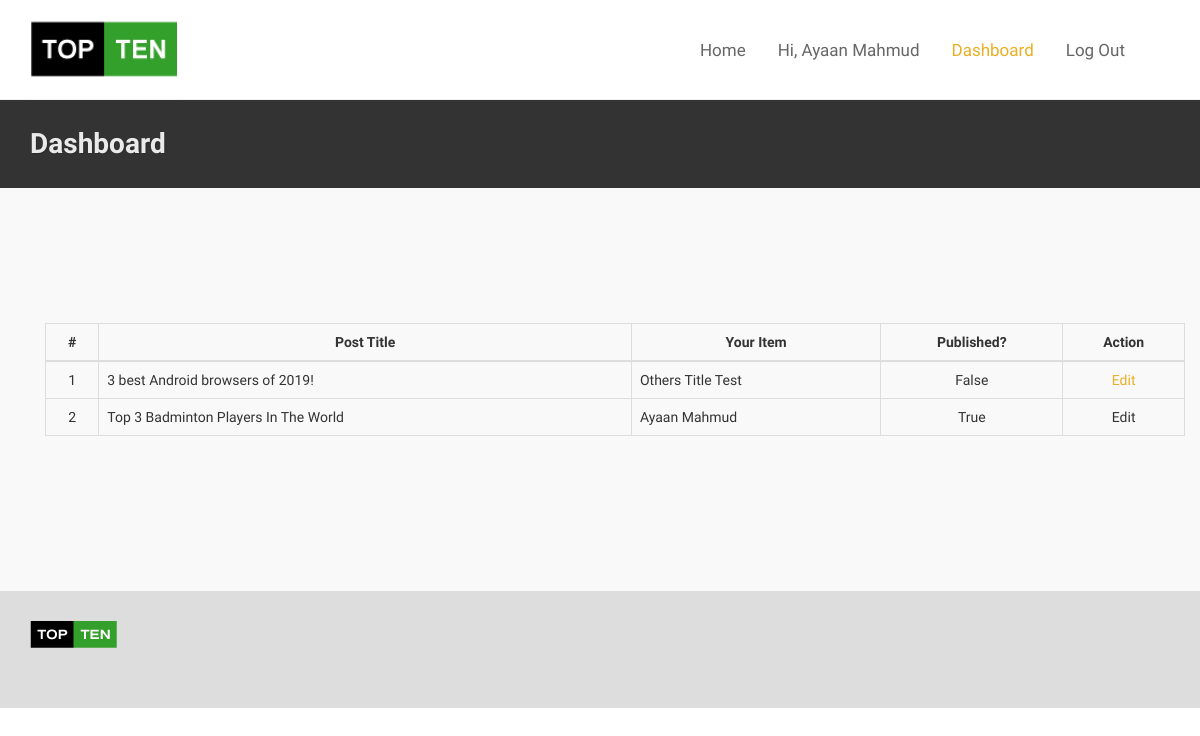
/users/dashboard/ (signed in), run on an earlier commit of the app's database.
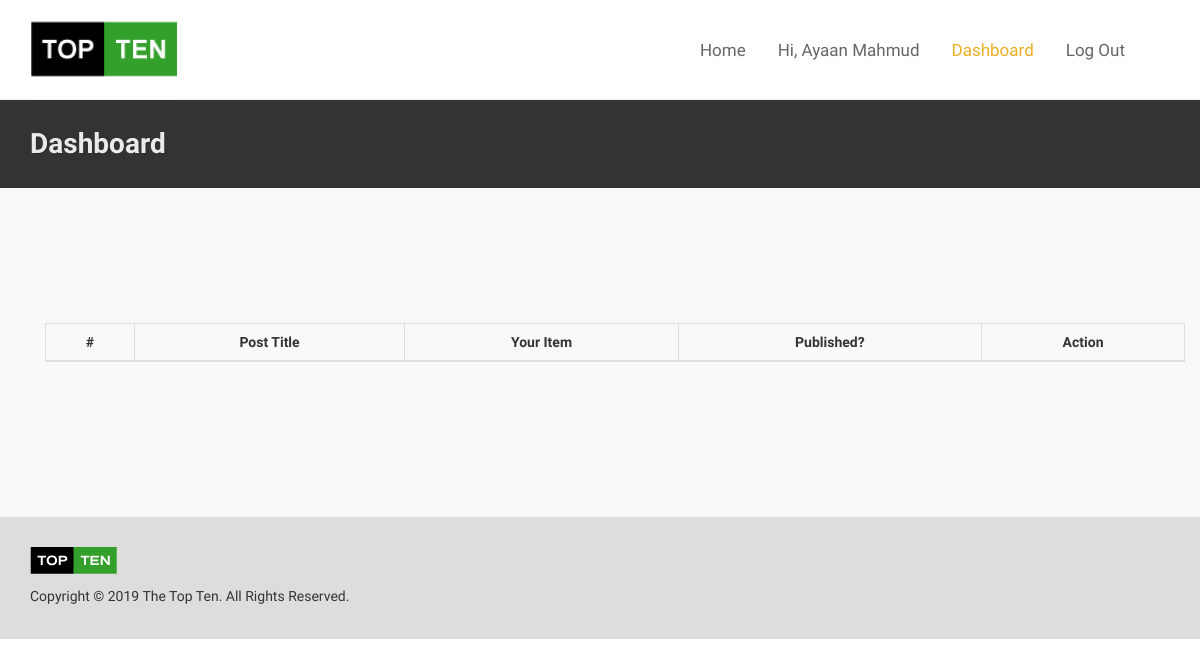
And on a later commit of the database.
### blog_app/models.py (models this page shows, shortened)
class Item(models.Model):
    post = models.ForeignKey("Post", on_delete=models.CASCADE, blank=True, null=True)
    item_title = models.CharField(max_length=250, verbose_name="Item Name")
    short_desc = RichTextField(verbose_name="Short Description")
    item_img = models.ImageField(upload_to='images/', null=True, blank=True)
    comments = models.ManyToManyField(User, related_name='comments', blank=True)
    mac_address = models.TextField(null=True)
    is_approved = models.BooleanField(editable=True, default=True)
    create_date = models.DateTimeField(auto_now_add=True, null=True)
    create_by = models.ForeignKey(User, editable=False, null=True, blank=True, on_delete=models.SET_NULL)
    update_date = models.DateTimeField(auto_now=True, null=True)

class Post(models.Model):
    post_title = models.CharField(max_length=250)
    slug = AutoSlugField(populate_from='post_title', always_update=True, unique_with=['create_date__month'])
    long_desc = RichTextField(verbose_name="Long Description")
    post_img = models.ImageField(upload_to='images/', null=True)
    category = models.ManyToManyField("Category")
    create_date = models.DateTimeField(auto_now_add=True, null=True)
    create_by = models.ForeignKey(User, editable=False, null=True, blank=True, on_delete=models.SET_NULL)
    update_date = models.DateTimeField(auto_now=True, null=True)
    class Meta:
        verbose_name = 'Post'
        verbose_name_plural = 'Posts'
    def __str__(self):
        return self.post_title

### config_app/models.py (models this page shows, shortened)
class SiteConfig(models.Model):
    site_logo = models.ImageField(upload_to='images/', null=True, blank=True)
    title = models.CharField(max_length=100, default="")
    meta_title = models.CharField(max_length=200, default="")
    meta_description = models.TextField(default="")
    meta_keyword = models.TextField(default="")
    email = models.CharField(max_length=100, default="")
    facebook_url = models.CharField(max_length=300, default="")
    twitter_url = models.CharField(max_length=300, default="")
    google_plus_url = models.CharField(max_length=300, default="")
    youtube_url = models.CharField(max_length=300, default="")
    copyrights = models.CharField(max_length=200)
    create_date = models.DateTimeField(auto_now_add=True, null=True)
    update_date = models.DateTimeField(auto_now=True, null=True)
    class Meta:
        verbose_name = 'Site Configuration'
        verbose_name_plural = 'Site Configuration'

### users_app/views.py (the view)
# urls.py: path('dashboard/', views.dashboard, name='dashboard'),
@login_required
def dashboard(request):
    template = 'users_app/user_dashboard.html'
    title = 'Dashboard | Chocolat'
    mac_id = getmac.get_mac_address()
    item = Item.objects.filter(create_by=request.user)
    context = {
        'title': title,
        'item': item
    }
    return render(request, template, context)

### blog_app/context_processors.py (called while the page is built)
def sidebar_post(request):
    featured = Post.objects.filter(category__slug='featured').order_by("-create_date")[:5]
    popluar = Post.objects.all().order_by("-create_date")[:5]
    recent = Post.objects.all().order_by("-create_date")[:5]
    context = {
        'featured_posts': featured,
        'popluar_posts': popluar,
        'recent_posts': recent
    }
    return context

def site_setting(request):
    try:
        setting = SiteConfig.objects.all().order_by('-id')[0]
    except:
        setting = None
    context = {'setting': setting}
    return context

### users_app/templates/users_app/user_dashboard.html (shortened to what this page needs)
{% extends 'blog_app/base.html' %}
{% load static %}
{% block page-title %}
    <section id="page-title" class="page-title-dark">
        <div class="container clearfix">
            <h1>Dashboard</h1>
        </div>
    </section>
{% endblock page-title %}
{% block content %}
<div class="container" style="margin-top:55px; margin-bottom:55px;">
<table class="table table-bordered">
<thead>
      <tr>
        <th class="center">#</th>
        <th class="center">Post Title</th>
        <th class="center">Your Item</th>
        <th class="center">Published?</th>
        <th class="center">Action</th>
      </tr>
    </thead>
    <tbody>
        {% for item in item %}
          <tr>
            <td class="center">{{forloop.counter}}</td>
            <td>{{ item.post }}</td>
            <td>{{ item.item_title }}</td>
            <td class="center">{{ item.is_approved }}</td>
            <td class="center">
                {% if item.is_approved %}
                    Edit
                {% else %}
                    <a href="{% url 'blog_app:update_item' item.id %}">Edit</a>
                {% endif %}
            </td>
          </tr>
        {% endfor %}
    </tbody>
</table>
</div>
{% endblock content %}

### blog_app/templates/blog_app/base.html (shortened to what this page needs)
<!DOCTYPE html>
{% load static %}
<html dir="ltr" lang="en-US">
<head>
    {% include 'blog_app/head.html' %}
</head>
<body class="stretched">
    <div id="wrapper" class="clearfix">
        {% include 'blog_app/header.html' %}
        {% block page-title %}
        {% endblock page-title %}
        <section id="content">
            <div class="content-wrap bgcolor-grey-light">
                <div class="container clearfix">
                        {% block content %}
                        {% endblock content %}
                </div>
            </div>
        </section>
<footer id="footer" class="footer">
    <div id="copyrights">
        <div class="container clearfix">
            <div class="col_half">
                <img src="{% static 'images/logo/footer-logo.png' %}" alt="" class="footer-logo standard-logo">
                {{ setting.copyrights }}
            </div>
            <div class="col_half col_last tright">
                <br>
                <div class="fright clearfix">
                    <a href="{{ setting.facebook_url }}" class="social-icon si-small si-borderless nobottommargin si-facebook">
                    </a>
                    <a href="{{ setting.twitter_url }}" class="social-icon si-small si-borderless nobottommargin si-twitter">
                    </a>
                    <a href="{{ setting.google_plus_url }}" class="social-icon si-small si-borderless nobottommargin si-gplus">
                    </a>
                    <a href="{{ setting.youtube_url }}" class="social-icon si-small si-borderless nobottommargin si-youtube">
                    </a>
                </div>
            </div>
        </div>
    </div>
</footer>
    </div>
</body>
</html>

### blog_app/templates/blog_app/head.html (shortened to what this page needs)
{% load static %}
<link rel="stylesheet" href="{% static 'css/bootstrap.css' %}" type="text/css" />
<link rel="stylesheet" href="{% static 'css/style.css' %}" type="text/css" />
<link rel="stylesheet" href="{% static 'css/dark.css' %}" type="text/css" />
<link rel="stylesheet" href="{% static 'css/font-icons.css' %}" type="text/css" />
<link rel="stylesheet" href="{% static 'css/animate.css' %}" type="text/css" />
<link rel="stylesheet" href="{% static 'css/magnific-popup.css' %}" type="text/css" />
<link rel="stylesheet" href="{% static 'css/responsive.css' %}" type="text/css" />
<link rel="stylesheet" href="{% static 'css/overwrite.css' %}" type="text/css" />

### blog_app/templates/blog_app/header.html (shortened to what this page needs)
{% load static %}
<header id="header" class="full-header">
    <div id="header-wrap">
        <div class="container clearfix">
            <div id="logo">
                <a href="/" class="standard-logo" data-dark-logo="{% static 'images/logo/logo-dark.png' %}"><img src="{% static 'images/logo/logo.png' %}" alt="Top Ten Logo"></a>
            </div>
            <nav id="primary-menu">
                {% with request.resolver_match.url_name as url_name %}
                <ul>
                    <li class="{% if url_name == 'index' %}current{% endif %}"><a href="/"><div>Home</div></a></li>
                    {% if user.is_authenticated %}
                    <li><a href="#">Hi, {{user.first_name}} {{user.last_name}}</a></li>
                    <li class="{% if url_name == 'dashboard' %}current{% endif %}"><a href="{% url 'users_app:dashboard' %}"><div>Dashboard</div></a></li>
                    <li class="{% if url_name == 'registration' %}current{% endif %}"><a href="{% url 'logout' %}"><div>Log Out</div></a></li>
                    {% else %}
                    <li class="{% if url_name == 'login' %}current{% endif %}"><a href="{% url 'login' %}"><div>Log In</div></a></li>
                    <li class="{% if url_name == 'registration' %}current{% endif %}"><a href="{% url 'registration' %}"><div>Join</div></a></li>
                    {% endif %}
                </ul>
                {% endwith %}
            </nav>
        </div>
    </div>
</header>

What changed in the data, as far as the page shows it:
removed Item: post "3 best Android browsers of 2019!", item_title "Others Title Test", is_approved "False", shows "Edit"
removed Item: post "Top 3 Badminton Players In The World", item_title "Ayaan Mahmud", is_approved "True", shows "Edit"
added SiteConfig: copyrights "Copyright © 2019 The Top Ten. All Rights Reserved."
